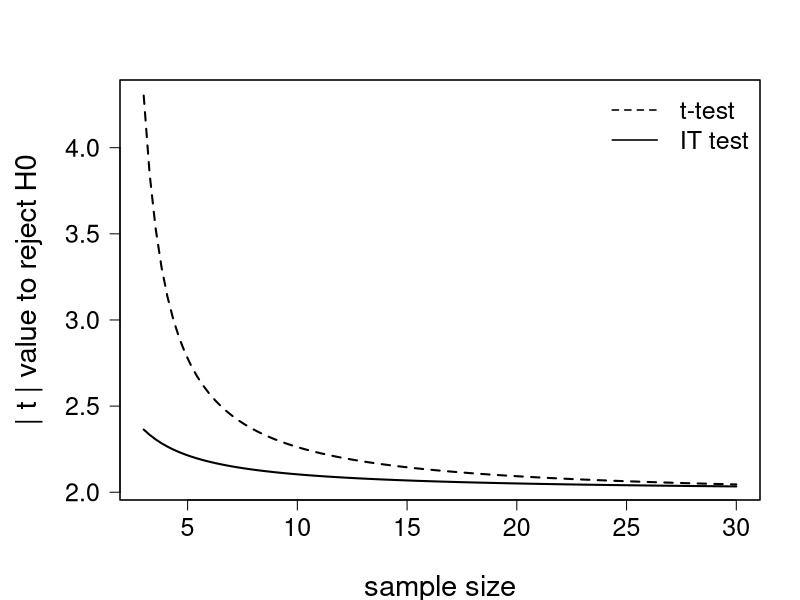
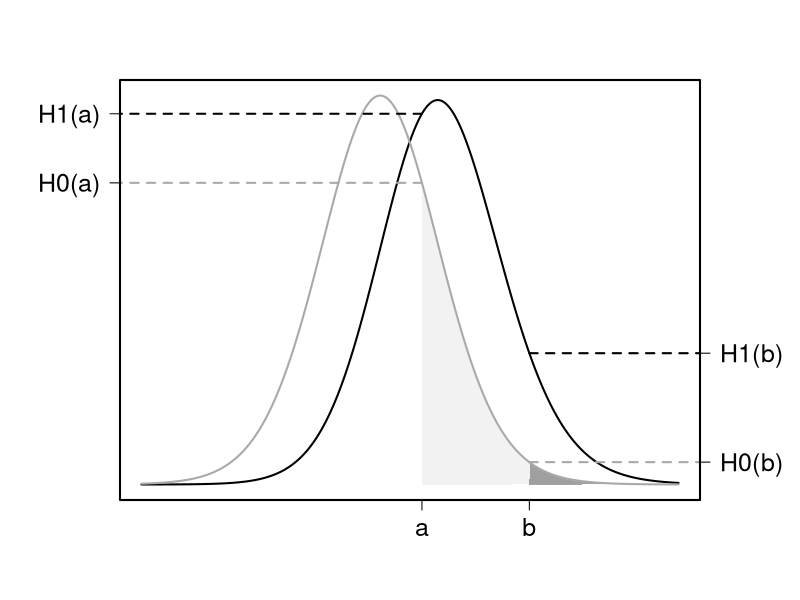

Here is the R script that generated these plots, in order:
## Exemplos seção 9.5 de Edwards
## Teste t de uma amostra de que a amostra vem de uma distribuição co média mu
## Valor de t que dá um suporte (likelihood ratio) m (expressão 9.5.3)
st <- function(n, m) sqrt((n-1)*(exp(2*m/n)-1))
## Valor do t critico para um certo alfa
cp <- function(n, alfa) qt(p= 1-alfa, df = n-1)
## Fig 1
pdf("../ecology/figures/fig1.pdf")
par(cex.axis=1.5, cex.lab=1.75, las=1, mar = c(5, 6, 4, 2), mgp = c(4,1,0), lwd=1.5)
curve(cp(x, alfa = 0.025), 3, 30, xlab= "sample size", ylab="| t | value to reject H0", lty=2, lwd=2)
curve(st(x, m=2), add=TRUE, lwd = 2)
legend("topright", c("t-test", "IT test"), lty=2:1, bty="n", cex=1.5)
dev.off()

## Fig 3: duas distribuições de t para um t-value = 2.5 df=10
x <- seq(-4,5,by=0.01)
y1 <- dt(x, df=20)
y2 <- dt(x, df=20, ncp = 1)
a <- c(0.7,2.5)

pdf("../ecology/figures/fig4.pdf", width=8, height=6.5)
par(cex.axis=1.5, cex.lab=1.75, las=1, mar = c(5, 6, 4, 5), mgp = c(4,1,0), lwd=2)
plot(x, y1, type="n", axes=FALSE, xlab="", ylab="")
polygon(c(a[1],x[x>a[1]]), c(0,y1[x>a[1]]), col=grey.colors(10, alpha=0.5)[10], lty=0)
polygon(c(a[2],x[x>a[2]]), c(0,y1[x>a[2]]), col=grey.colors(10, alpha=0.5)[1], lty=0)
#segments(a, y0 = c(0,0), x1=a, y1 = dt(a, df=20), lwd=5, col="grey")
lines(x, y2, lwd=2)
lines(x, y1, lwd=2, col="darkgrey")
##segments(a, y0 = c(0,0), x1=a, y1 = dt(a, ncp=1, df=20), lwd=1.5)
axis(1, at=a, labels=c("a", "b"))
axis(2, at=c(dt(a[1], df=20),dt(a[1], df=20, ncp=1)), labels=c("H0(a)", "H1(a)"))
axis(4, at=c(dt(a[2], df=20),dt(a[2], df=20, ncp=1)), labels=c("H0(b)", "H1(b)"))
segments(x0=c(a[1], a[1], a[2], a[2]),
         y0=c(dt(a[1], df=20), dt(a[1], df=20, ncp=1), dt(a[2], df=20), dt(a[2], df=20, ncp=1)),
         x1=c(min(x)-1, min(x)-1, max(x)+.5, max(x))+.5, lty=2, col=c("darkgrey", "black", "darkgrey", "black"))
box()
dev.off()
